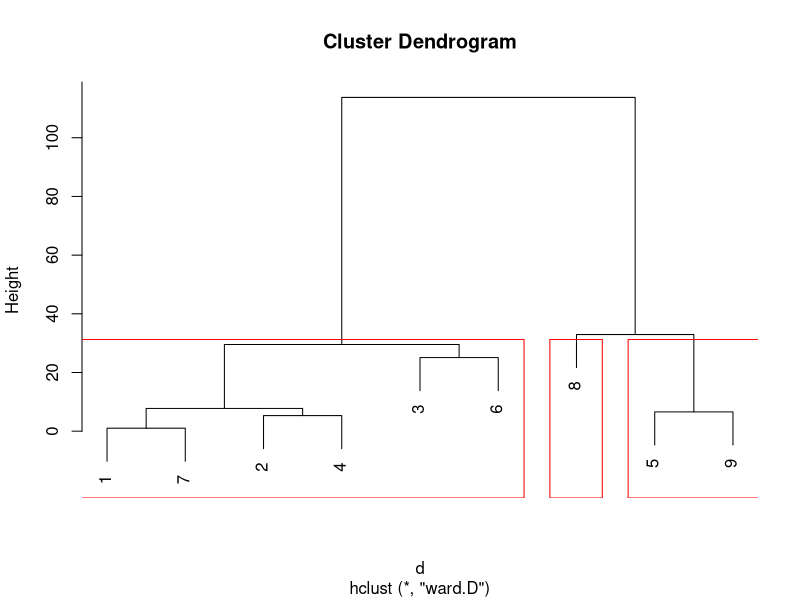
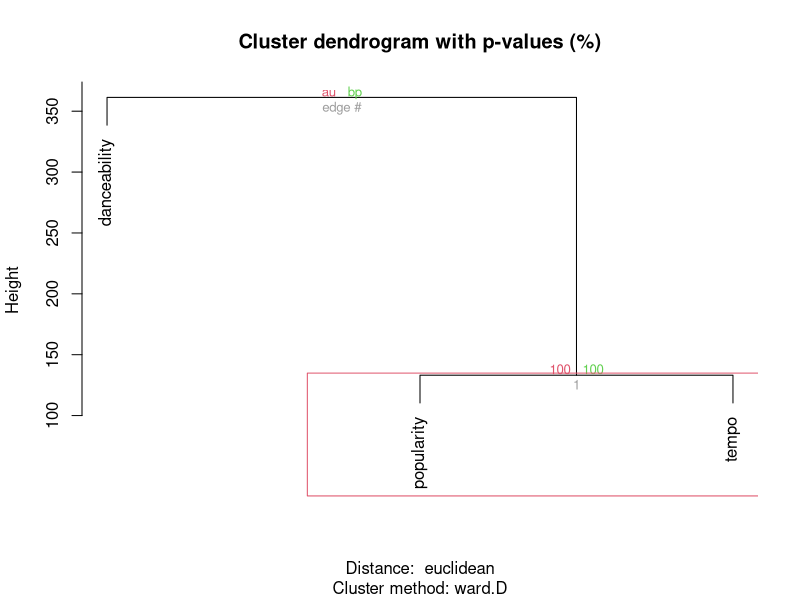
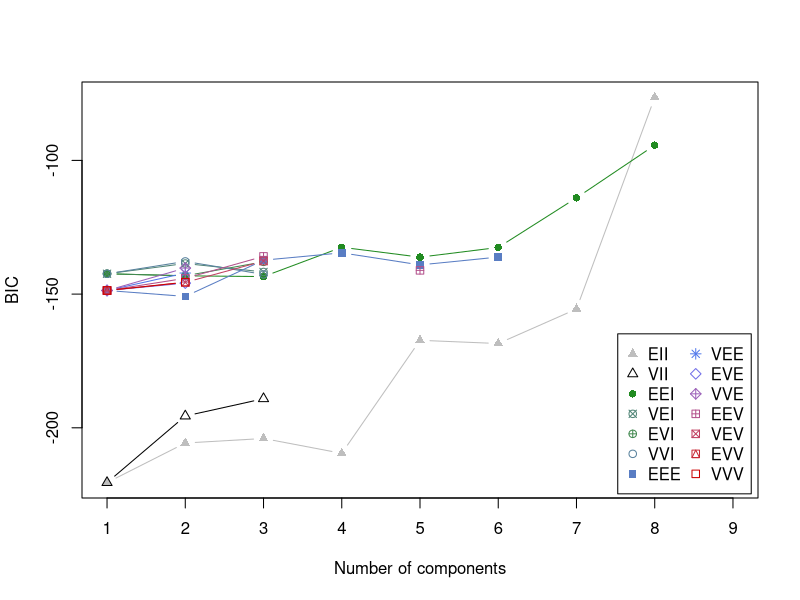
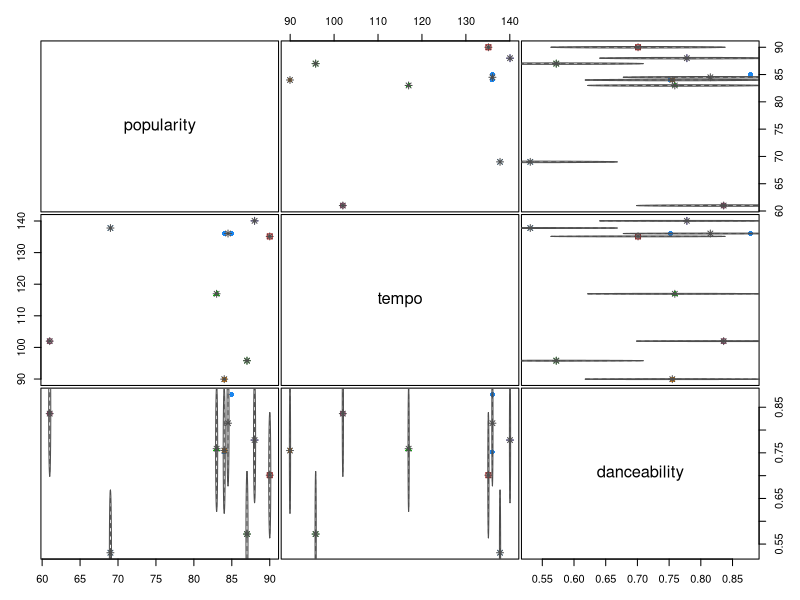
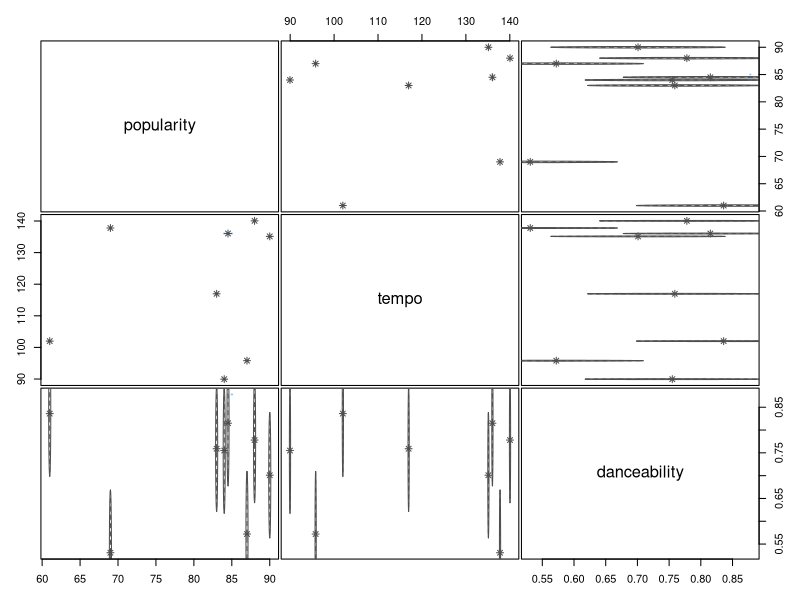
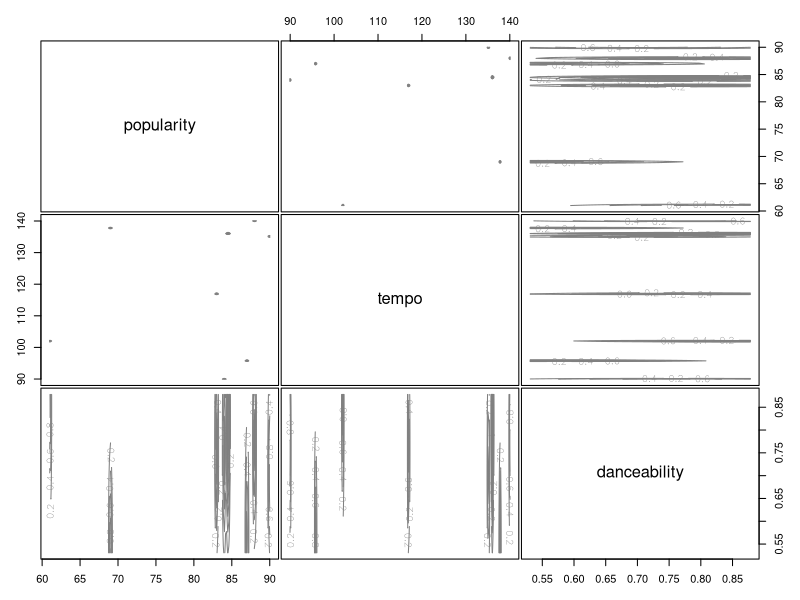

R code for these plots, in order:
library(dplyr)
df <- read.csv("track_2019.csv")
mydata<- df[0:9,c('popularity','tempo','danceability')]

# K-Means Cluster Analysis
fit <- kmeans(mydata, 3) # 3 cluster solution
# get cluster means
aggregate(mydata,by=list(fit$cluster),FUN=mean)
mydata_fit <- data.frame(mydata, fit$cluster)


# Ward Hierarchical Clustering
d <- dist(mydata, method = "euclidean") # distance matrix
fit <- hclust(d, method="ward")
plot(fit) # display dendogram
groups <- cutree(fit, k=3) # cut tree into 3 clusters
# draw dendogram with red borders around the 3 clusters
rect.hclust(fit, k=3, border="red")


# Ward Hierarchical Clustering with Bootstrapped p values
library(pvclust)
fit <- pvclust(mydata, method.hclust="ward",
              method.dist="euclidean")
plot(fit) # dendogram with p values
# add rectangles around groups highly supported by the data
pvrect(fit, alpha=.95)

# Model Based Clustering
library(mclust)
fit <- Mclust(mydata)
plot(fit) # plot results
summary(fit) # display the best model
